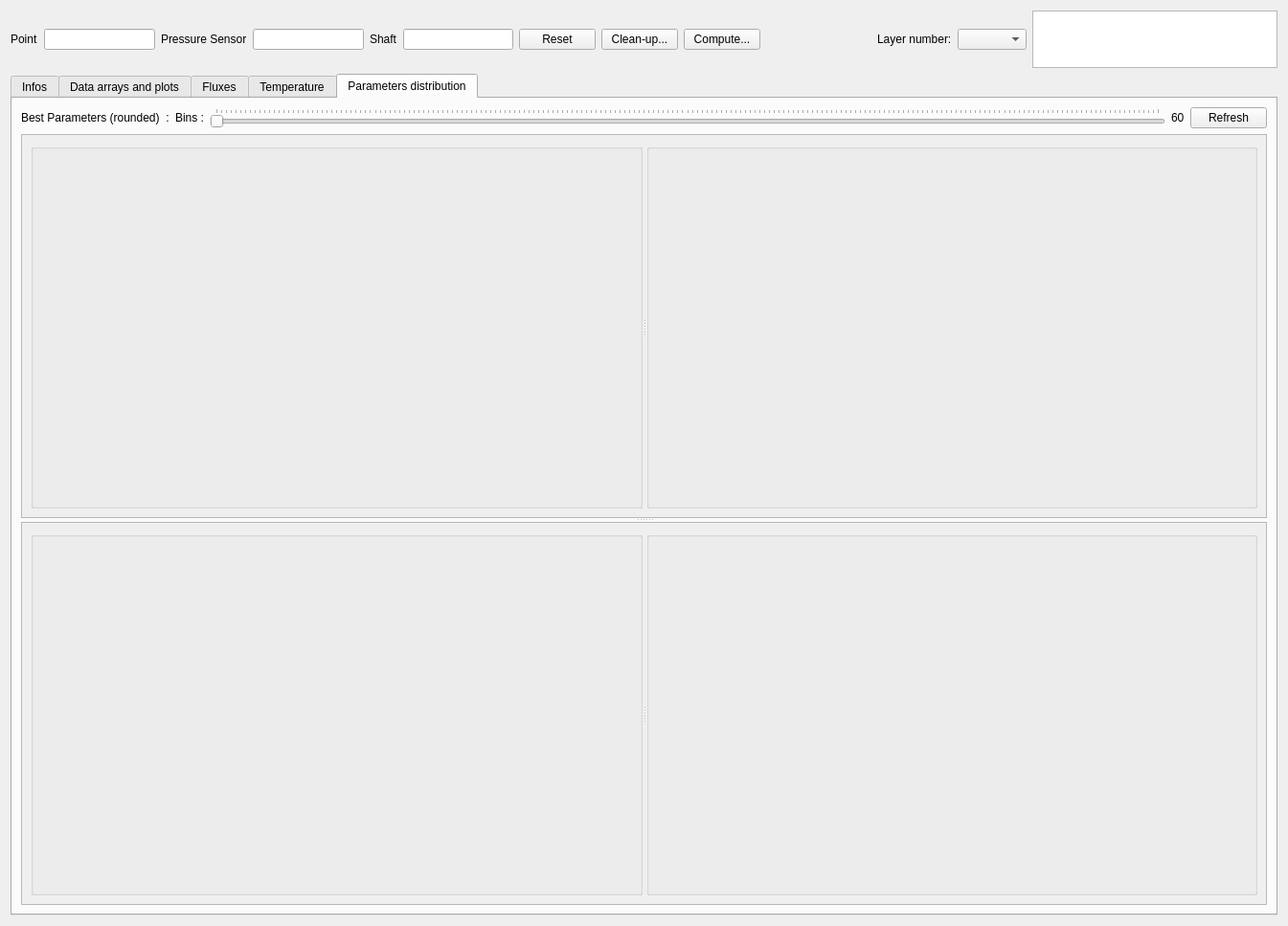
<?xml version="1.0" encoding="UTF-8"?>
<ui version="4.0">
 <class>WidgetPoint</class>
 <widget class="QWidget" name="WidgetPoint">
  <property name="geometry">
   <rect>
    <x>0</x>
    <y>0</y>
    <width>1345</width>
    <height>967</height>
   </rect>
  </property>
  <property name="windowTitle">
   <string>Form</string>
  </property>
  <layout class="QVBoxLayout" name="verticalLayout_7">
   <item>
    <layout class="QHBoxLayout" name="horizontalLayout">
     <item>
      <widget class="QLabel" name="label_6">
       <property name="text">
        <string>Point</string>
       </property>
      </widget>
     </item>
     <item>
      <widget class="QLineEdit" name="lineEditPointName">
       <property name="readOnly">
        <bool>true</bool>
       </property>
      </widget>
     </item>
     <item>
      <widget class="QLabel" name="label">
       <property name="text">
        <string>Pressure Sensor</string>
       </property>
      </widget>
     </item>
     <item>
      <widget class="QLineEdit" name="lineEditSensor">
       <property name="readOnly">
        <bool>true</bool>
       </property>
      </widget>
     </item>
     <item>
      <widget class="QLabel" name="label_2">
       <property name="text">
        <string>Shaft</string>
       </property>
      </widget>
     </item>
     <item>
      <widget class="QLineEdit" name="lineEditShaft">
       <property name="readOnly">
        <bool>true</bool>
       </property>
      </widget>
     </item>
     <item>
      <widget class="QPushButton" name="pushButtonReset">
       <property name="text">
        <string>Reset</string>
       </property>
      </widget>
     </item>
     <item>
      <widget class="QPushButton" name="pushButtonCleanUp">
       <property name="text">
        <string>Clean-up...</string>
       </property>
      </widget>
     </item>
     <item>
      <widget class="QPushButton" name="pushButtonCompute">
       <property name="text">
        <string>Compute...</string>
       </property>
      </widget>
     </item>
     <item>
      <spacer name="horizontalSpacer">
       <property name="orientation">
        <enum>Qt::Horizontal</enum>
       </property>
       <property name="sizeHint" stdset="0">
        <size>
         <width>40</width>
         <height>20</height>
        </size>
       </property>
      </spacer>
     </item>
     <item>
      <widget class="QLabel" name="label_5">
       <property name="text">
        <string>Layer number:</string>
       </property>
      </widget>
     </item>
     <item>
      <widget class="QComboBox" name="comboBoxSelectLayer">
       <property name="sizePolicy">
        <sizepolicy hsizetype="Fixed" vsizetype="Fixed">
         <horstretch>0</horstretch>
         <verstretch>0</verstretch>
        </sizepolicy>
       </property>
      </widget>
     </item>
     <item>
      <widget class="QTableView" name="tableViewParams">
       <property name="sizePolicy">
        <sizepolicy hsizetype="Expanding" vsizetype="Fixed">
         <horstretch>0</horstretch>
         <verstretch>0</verstretch>
        </sizepolicy>
       </property>
       <property name="maximumSize">
        <size>
         <width>16777215</width>
         <height>60</height>
        </size>
       </property>
      </widget>
     </item>
    </layout>
   </item>
   <item>
    <widget class="QTabWidget" name="tabWidget">
     <property name="currentIndex">
      <number>4</number>
     </property>
     <widget class="QWidget" name="tabInfos">
      <attribute name="title">
       <string>Infos</string>
      </attribute>
      <layout class="QGridLayout" name="gridLayout_3">
       <item row="0" column="0">
        <layout class="QVBoxLayout" name="verticalLayout_4" stretch="0,1">
         <item>
          <layout class="QHBoxLayout" name="horizontalLayout_3" stretch="0,0">
           <item>
            <widget class="QGroupBox" name="groupBox_2">
             <property name="title">
              <string>Notice</string>
             </property>
             <layout class="QVBoxLayout" name="verticalLayout">
              <item>
               <widget class="QPlainTextEdit" name="plainTextEditNotice"/>
              </item>
             </layout>
            </widget>
           </item>
           <item>
            <widget class="QGroupBox" name="groupBox_3">
             <property name="enabled">
              <bool>true</bool>
             </property>
             <property name="sizePolicy">
              <sizepolicy hsizetype="Preferred" vsizetype="Preferred">
               <horstretch>0</horstretch>
               <verstretch>0</verstretch>
              </sizepolicy>
             </property>
             <property name="title">
              <string>Infos</string>
             </property>
             <layout class="QGridLayout" name="gridLayout_4">
              <item row="0" column="0">
               <widget class="QTableView" name="tableViewInfos"/>
              </item>
             </layout>
            </widget>
           </item>
          </layout>
         </item>
         <item>
          <widget class="QGroupBox" name="groupBox">
           <property name="title">
            <string>Installation</string>
           </property>
           <layout class="QHBoxLayout" name="horizontalLayout_2">
            <item>
             <widget class="QScrollArea" name="scrollArea">
              <property name="widgetResizable">
               <bool>true</bool>
              </property>
              <widget class="QWidget" name="scrollAreaWidgetContents">
               <property name="geometry">
                <rect>
                 <x>0</x>
                 <y>0</y>
                 <width>1265</width>
                 <height>507</height>
                </rect>
               </property>
               <layout class="QVBoxLayout" name="verticalLayout_2">
                <item>
                 <widget class="QLabel" name="labelSchema">
                  <property name="sizePolicy">
                   <sizepolicy hsizetype="Expanding" vsizetype="Expanding">
                    <horstretch>0</horstretch>
                    <verstretch>0</verstretch>
                   </sizepolicy>
                  </property>
                  <property name="text">
                   <string>TextLabel</string>
                  </property>
                 </widget>
                </item>
               </layout>
              </widget>
             </widget>
            </item>
           </layout>
          </widget>
         </item>
        </layout>
       </item>
      </layout>
     </widget>
     <widget class="QWidget" name="tabDataArrayAndPlots">
      <attribute name="title">
       <string>Data arrays and plots</string>
      </attribute>
      <layout class="QVBoxLayout" name="verticalLayout_5">
       <item>
        <layout class="QHBoxLayout" name="horizontalLayout_10" stretch="0,1">
         <item>
          <widget class="QPushButton" name="pushButtonExportMeasures">
           <property name="text">
            <string>Export cleaned measures</string>
           </property>
          </widget>
         </item>
         <item>
          <widget class="QCheckBox" name="checkBoxRawData">
           <property name="layoutDirection">
            <enum>Qt::RightToLeft</enum>
           </property>
           <property name="text">
            <string>Show Raw Data</string>
           </property>
           <property name="checked">
            <bool>true</bool>
           </property>
          </widget>
         </item>
        </layout>
       </item>
       <item>
        <widget class="QSplitter" name="splitter">
         <property name="orientation">
          <enum>Qt::Vertical</enum>
         </property>
         <widget class="QScrollArea" name="scrollAreaDataPlot">
          <property name="widgetResizable">
           <bool>true</bool>
          </property>
          <widget class="QWidget" name="scrollAreaWidgetContents_7">
           <property name="geometry">
            <rect>
             <x>0</x>
             <y>0</y>
             <width>1295</width>
             <height>685</height>
            </rect>
           </property>
           <layout class="QVBoxLayout" name="verticalLayout_8">
            <item>
             <widget class="QGroupBox" name="groupBoxPress">
              <property name="sizePolicy">
               <sizepolicy hsizetype="Preferred" vsizetype="MinimumExpanding">
                <horstretch>0</horstretch>
                <verstretch>0</verstretch>
               </sizepolicy>
              </property>
              <property name="font">
               <font>
                <pointsize>15</pointsize>
               </font>
              </property>
              <property name="title">
               <string>Pressure</string>
              </property>
              <layout class="QHBoxLayout" name="horizontalLayout_4">
               <item>
                <layout class="QVBoxLayout" name="pressVBox"/>
               </item>
              </layout>
             </widget>
            </item>
            <item>
             <widget class="QGroupBox" name="groupBoxTemp">
              <property name="sizePolicy">
               <sizepolicy hsizetype="Preferred" vsizetype="MinimumExpanding">
                <horstretch>0</horstretch>
                <verstretch>0</verstretch>
               </sizepolicy>
              </property>
              <property name="font">
               <font>
                <pointsize>15</pointsize>
               </font>
              </property>
              <property name="title">
               <string>Temperatures</string>
              </property>
              <property name="alignment">
               <set>Qt::AlignBottom|Qt::AlignLeading|Qt::AlignLeft</set>
              </property>
              <layout class="QVBoxLayout" name="verticalLayout_10">
               <item>
                <layout class="QVBoxLayout" name="tempVBox"/>
               </item>
              </layout>
             </widget>
            </item>
           </layout>
          </widget>
         </widget>
         <widget class="QTableView" name="tableViewDataArray">
          <property name="sizePolicy">
           <sizepolicy hsizetype="Minimum" vsizetype="Expanding">
            <horstretch>0</horstretch>
            <verstretch>0</verstretch>
           </sizepolicy>
          </property>
          <property name="sizeAdjustPolicy">
           <enum>QAbstractScrollArea::AdjustToContents</enum>
          </property>
         </widget>
        </widget>
       </item>
      </layout>
     </widget>
     <widget class="QWidget" name="tabFluxes">
      <attribute name="title">
       <string>Fluxes</string>
      </attribute>
      <layout class="QVBoxLayout" name="verticalLayout_3">
       <item>
        <widget class="QSplitter" name="splitter_2">
         <property name="orientation">
          <enum>Qt::Vertical</enum>
         </property>
         <widget class="QScrollArea" name="scrollArea_11">
          <property name="widgetResizable">
           <bool>true</bool>
          </property>
          <widget class="QWidget" name="scrollAreaWidgetContents_16">
           <property name="geometry">
            <rect>
             <x>0</x>
             <y>0</y>
             <width>1295</width>
             <height>404</height>
            </rect>
           </property>
           <layout class="QHBoxLayout" name="horizontalLayout_7">
            <item>
             <widget class="QSplitter" name="splitter_6">
              <property name="orientation">
               <enum>Qt::Horizontal</enum>
              </property>
              <widget class="QGroupBox" name="groupBoxWaterFlux">
               <property name="title">
                <string/>
               </property>
               <layout class="QVBoxLayout" name="verticalLayout_12">
                <item>
                 <layout class="QVBoxLayout" name="waterFluxVBox"/>
                </item>
               </layout>
              </widget>
              <widget class="QGroupBox" name="groupBoxAdvectiveFlux">
               <property name="contextMenuPolicy">
                <enum>Qt::DefaultContextMenu</enum>
               </property>
               <property name="title">
                <string/>
               </property>
               <property name="flat">
                <bool>false</bool>
               </property>
               <layout class="QVBoxLayout" name="verticalLayout_14">
                <item>
                 <layout class="QVBoxLayout" name="advectiveFluxVBox"/>
                </item>
               </layout>
              </widget>
             </widget>
            </item>
           </layout>
          </widget>
         </widget>
         <widget class="QScrollArea" name="scrollArea_14">
          <property name="widgetResizable">
           <bool>true</bool>
          </property>
          <widget class="QWidget" name="scrollAreaWidgetContents_18">
           <property name="geometry">
            <rect>
             <x>0</x>
             <y>0</y>
             <width>1295</width>
             <height>403</height>
            </rect>
           </property>
           <layout class="QHBoxLayout" name="horizontalLayout_5">
            <item>
             <widget class="QSplitter" name="splitter_5">
              <property name="orientation">
               <enum>Qt::Horizontal</enum>
              </property>
              <widget class="QGroupBox" name="groupBoxTotalFlux">
               <property name="title">
                <string/>
               </property>
               <layout class="QVBoxLayout" name="verticalLayout_15">
                <item>
                 <layout class="QVBoxLayout" name="totalFluxVBox"/>
                </item>
               </layout>
              </widget>
              <widget class="QGroupBox" name="groupBoxConductiveFlux">
               <property name="contextMenuPolicy">
                <enum>Qt::DefaultContextMenu</enum>
               </property>
               <property name="title">
                <string/>
               </property>
               <property name="flat">
                <bool>false</bool>
               </property>
               <layout class="QVBoxLayout" name="verticalLayout_16">
                <item>
                 <layout class="QVBoxLayout" name="conductiveFluxVBox"/>
                </item>
               </layout>
              </widget>
             </widget>
            </item>
           </layout>
          </widget>
         </widget>
        </widget>
       </item>
      </layout>
     </widget>
     <widget class="QWidget" name="tabTemperature">
      <attribute name="title">
       <string>Temperature</string>
      </attribute>
      <layout class="QVBoxLayout" name="verticalLayout_6">
       <item>
        <widget class="QSplitter" name="splitterVertical">
         <property name="orientation">
          <enum>Qt::Horizontal</enum>
         </property>
         <property name="handleWidth">
          <number>10</number>
         </property>
         <widget class="QSplitter" name="splitterHorizLeft">
          <property name="orientation">
           <enum>Qt::Vertical</enum>
          </property>
          <property name="handleWidth">
           <number>10</number>
          </property>
          <widget class="QWidget" name="topLeftBox" native="true">
           <layout class="QVBoxLayout" name="verticalLayout_18">
            <item>
             <layout class="QVBoxLayout" name="topLeftVLayout">
              <item>
               <widget class="QGroupBox" name="groupBox_6">
                <property name="title">
                 <string/>
                </property>
                <layout class="QVBoxLayout" name="verticalLayout_11">
                 <item>
                  <widget class="QScrollArea" name="scrollArea_3">
                   <property name="widgetResizable">
                    <bool>true</bool>
                   </property>
                   <widget class="QWidget" name="scrollAreaWidgetContents_3">
                    <property name="geometry">
                     <rect>
                      <x>0</x>
                      <y>0</y>
                      <width>1129</width>
                      <height>573</height>
                     </rect>
                    </property>
                    <layout class="QGridLayout" name="gridLayout_6">
                     <item row="0" column="0">
                      <layout class="QGridLayout" name="gridLayoutQuantiles">
                       <item row="0" column="0">
                        <widget class="QCheckBox" name="checkBoxDirectModel">
                         <property name="text">
                          <string>Modèle direct</string>
                         </property>
                         <property name="checked">
                          <bool>true</bool>
                         </property>
                        </widget>
                       </item>
                      </layout>
                     </item>
                    </layout>
                   </widget>
                  </widget>
                 </item>
                 <item>
                  <layout class="QGridLayout" name="gridLayout_2">
                   <item row="2" column="0">
                    <widget class="QRadioButton" name="radioButtonTherm3">
                     <property name="text">
                      <string>Thermometer 3</string>
                     </property>
                    </widget>
                   </item>
                   <item row="1" column="0">
                    <widget class="QRadioButton" name="radioButtonTherm2">
                     <property name="text">
                      <string>Thermometer 2</string>
                     </property>
                    </widget>
                   </item>
                   <item row="0" column="0">
                    <widget class="QRadioButton" name="radioButtonTherm1">
                     <property name="text">
                      <string>Thermometer 1</string>
                     </property>
                     <property name="checked">
                      <bool>true</bool>
                     </property>
                    </widget>
                   </item>
                   <item row="0" column="1">
                    <widget class="QLabel" name="labelRMSETherm1">
                     <property name="text">
                      <string>RMSE: </string>
                     </property>
                    </widget>
                   </item>
                   <item row="1" column="1">
                    <widget class="QLabel" name="labelRMSETherm2">
                     <property name="text">
                      <string>RMSE: </string>
                     </property>
                    </widget>
                   </item>
                   <item row="2" column="1">
                    <widget class="QLabel" name="labelRMSETherm3">
                     <property name="text">
                      <string>RMSE: </string>
                     </property>
                    </widget>
                   </item>
                  </layout>
                 </item>
                </layout>
               </widget>
              </item>
             </layout>
            </item>
           </layout>
          </widget>
          <widget class="QWidget" name="botLeftBox" native="true">
           <layout class="QVBoxLayout" name="verticalLayout_19">
            <item>
             <layout class="QVBoxLayout" name="botLeftVLayout"/>
            </item>
           </layout>
          </widget>
         </widget>
         <widget class="QSplitter" name="splitterHorizRight">
          <property name="orientation">
           <enum>Qt::Vertical</enum>
          </property>
          <property name="handleWidth">
           <number>10</number>
          </property>
          <widget class="QWidget" name="topRightBox" native="true">
           <layout class="QVBoxLayout" name="verticalLayout_20">
            <item>
             <layout class="QVBoxLayout" name="topRightVLayout"/>
            </item>
           </layout>
          </widget>
          <widget class="QWidget" name="botRightBox" native="true">
           <layout class="QVBoxLayout" name="verticalLayout_21">
            <item>
             <layout class="QVBoxLayout" name="botRightVLayout"/>
            </item>
           </layout>
          </widget>
         </widget>
        </widget>
       </item>
      </layout>
     </widget>
     <widget class="QWidget" name="tabdistribution">
      <attribute name="title">
       <string>Parameters distribution</string>
      </attribute>
      <layout class="QVBoxLayout" name="verticalLayout_13" stretch="0,0">
       <item>
        <layout class="QHBoxLayout" name="horizontalLayout_6">
         <item>
          <widget class="QLabel" name="label_3">
           <property name="text">
            <string>Best Parameters (rounded)  :</string>
           </property>
          </widget>
         </item>
         <item>
          <widget class="QLabel" name="label_4">
           <property name="text">
            <string>Bins :</string>
           </property>
          </widget>
         </item>
         <item>
          <widget class="QSlider" name="horizontalSliderBins">
           <property name="minimum">
            <number>4</number>
           </property>
           <property name="maximum">
            <number>200</number>
           </property>
           <property name="value">
            <number>4</number>
           </property>
           <property name="orientation">
            <enum>Qt::Horizontal</enum>
           </property>
           <property name="invertedAppearance">
            <bool>false</bool>
           </property>
           <property name="invertedControls">
            <bool>false</bool>
           </property>
           <property name="tickPosition">
            <enum>QSlider::TicksAbove</enum>
           </property>
           <property name="tickInterval">
            <number>1</number>
           </property>
          </widget>
         </item>
         <item>
          <widget class="QLabel" name="labelBins">
           <property name="text">
            <string>60</string>
           </property>
          </widget>
         </item>
         <item>
          <widget class="QPushButton" name="pushButtonRefreshBins">
           <property name="text">
            <string>Refresh</string>
           </property>
          </widget>
         </item>
        </layout>
       </item>
       <item>
        <widget class="QSplitter" name="splitter_8">
         <property name="orientation">
          <enum>Qt::Vertical</enum>
         </property>
         <widget class="QScrollArea" name="scrollArea_12">
          <property name="widgetResizable">
           <bool>true</bool>
          </property>
          <widget class="QWidget" name="scrollAreaWidgetContents_17">
           <property name="geometry">
            <rect>
             <x>0</x>
             <y>0</y>
             <width>1295</width>
             <height>384</height>
            </rect>
           </property>
           <layout class="QHBoxLayout" name="horizontalLayout_8">
            <item>
             <widget class="QSplitter" name="splitter_9">
              <property name="orientation">
               <enum>Qt::Horizontal</enum>
              </property>
              <widget class="QGroupBox" name="groupBoxLog10K">
               <property name="title">
                <string/>
               </property>
               <layout class="QHBoxLayout" name="horizontalLayout_11">
                <item>
                 <layout class="QVBoxLayout" name="log10KVBox"/>
                </item>
               </layout>
              </widget>
              <widget class="QGroupBox" name="groupBoxConductivity">
               <property name="contextMenuPolicy">
                <enum>Qt::DefaultContextMenu</enum>
               </property>
               <property name="title">
                <string/>
               </property>
               <property name="flat">
                <bool>false</bool>
               </property>
               <layout class="QVBoxLayout" name="verticalLayout_17">
                <item>
                 <layout class="QVBoxLayout" name="conductivityVBox"/>
                </item>
               </layout>
              </widget>
             </widget>
            </item>
           </layout>
          </widget>
         </widget>
         <widget class="QScrollArea" name="scrollArea_15">
          <property name="widgetResizable">
           <bool>true</bool>
          </property>
          <widget class="QWidget" name="scrollAreaWidgetContents_19">
           <property name="geometry">
            <rect>
             <x>0</x>
             <y>0</y>
             <width>1295</width>
             <height>384</height>
            </rect>
           </property>
           <layout class="QHBoxLayout" name="horizontalLayout_9">
            <item>
             <widget class="QSplitter" name="splitter_10">
              <property name="orientation">
               <enum>Qt::Horizontal</enum>
              </property>
              <widget class="QGroupBox" name="groupBoxPorosity">
               <property name="title">
                <string/>
               </property>
               <layout class="QVBoxLayout" name="verticalLayout_22">
                <item>
                 <layout class="QVBoxLayout" name="porosityVBox"/>
                </item>
               </layout>
              </widget>
              <widget class="QGroupBox" name="groupBoxCapacity">
               <property name="contextMenuPolicy">
                <enum>Qt::DefaultContextMenu</enum>
               </property>
               <property name="title">
                <string/>
               </property>
               <property name="flat">
                <bool>false</bool>
               </property>
               <layout class="QVBoxLayout" name="verticalLayout_24">
                <item>
                 <layout class="QVBoxLayout" name="capacityVBox"/>
                </item>
               </layout>
              </widget>
             </widget>
            </item>
           </layout>
          </widget>
         </widget>
        </widget>
       </item>
      </layout>
     </widget>
    </widget>
   </item>
  </layout>
 </widget>
 <resources/>
 <connections/>
</ui>
